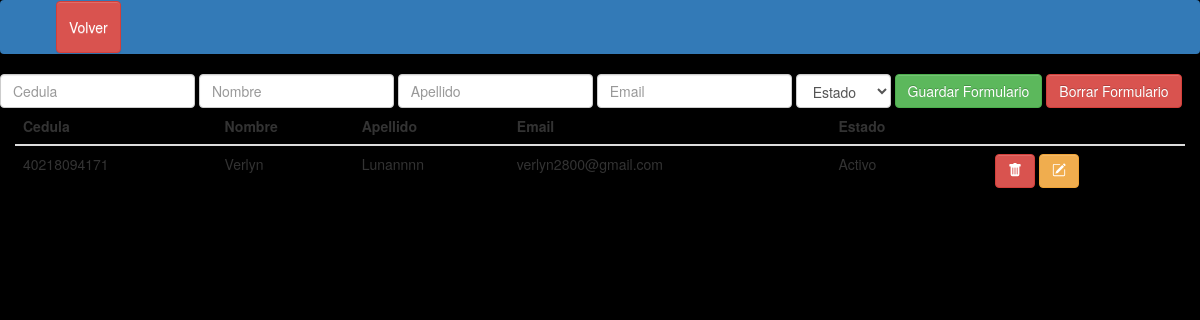
/AdminView/AdmCiudadanos/Homeciudadanos.php, run on the app's committed database.
### tables this page shows
CREATE TABLE `ciudadanos` (
  `ciudadanoid` int(11) NOT NULL,
  `cedula` double NOT NULL,
  `nombre` varchar(100) NOT NULL,
  `apellido` varchar(100) NOT NULL,
  `email` varchar(100) NOT NULL,
  `estado` tinyint(1) NOT NULL
);

### Data/DataBase.php (called while the page is built)
<?php
    class DB{
        public $server;
        public $username;
        public $password;
        public $database;
        public function __construct(){
            $this->server = 'localhost';
            $this->username = 'root';
            $this->password = '';
            $this->database = 'elecciones';
        }
        function connect(){
            try{
                $conn = new PDO("mysql:host=$this->server;dbname=$this->database;", $this->username,$this->password);
                return $conn;
            }
            catch(PDOException $e){
                die('Connected failed '.$e->getMessage());
            }
        }
}
?>

### AdminView/AdmCiudadanos/HomeCiudadanos.php (the view, shortened to what this page needs)
<?php
require_once '../../Data/DataBase.php';
    $db = new DB();
    $query = "SELECT * FROM ciudadanos";
    $result = $db->connect()->query($query);
?>
<!DOCTYPE html>
<html lang="en">
<head>
    <link rel="stylesheet" href="../../css/bootstrap.css"/>
    <link rel="stylesheet" href="../../css/bootstrap-theme.min.css"/>
    <link rel="stylesheet" href="../../css/bootstrap.min.css"/>
    <link rel="stylesheet" href="../../Design/design.css"/>
</head>
<body>
<header>
    <nav class="navbar navbar-dark bg-primary">
    <div class="collapse navbar-collapse" id="navbarText">
        <ul class="navbar-nav mr-auto" style="list-style-type: none">
         <li class="nav-item active">
          <a href="../AdminHome.php" class="btn btn-danger"><span>Volver</span></a>
         </li>
        </ul>
    </nav>
  </header>
  <div class="container">
    <div class="row">
        <form action="AddCiudadanos.php" method="post" class="form-inline">
            <div class="form-group row">
                <input class="form-control" type="number" placeholder="Cedula" name="cedula" />
                <input class="form-control" type="text" placeholder="Nombre" name="nombre" />
                <input class="form-control" type="text" placeholder="Apellido" name="apellido" />
                <input class="form-control" type="text" placeholder="Email" name="email" />
                <select class="form-control" name="estado">
                    <option value="" style="display: none;">Estado</option>
                </select>
                <button class="btn btn-success">Guardar Formulario</button>
                <button type="reset" value="Clear" class="btn btn-danger">Borrar Formulario</button>
            </div>
        </form>
    </div>
    <div class="row table-responsive">
        <table class="table table-hover">
            <thead class="thead-light">
                <th>Cedula</th>
                <th>Nombre</th>
                <th>Apellido</th>
                <th>Email</th>
                <th>Estado</th>
                <th></th>
                <th></th>
            </thead>
            <tbody>
<?php
    if( $result->rowCount() > 0) {
        while($row = $result->fetch()) {
        echo "<tr>";
        echo "<td>".$row['cedula']."</td>";
        echo "<td>".$row['nombre']."</td>";
        echo "<td>".$row['apellido']."</td>";
        echo "<td>".$row['email']."</td>";
        if ($row['estado'] == 1) {
            echo "<td>Activo<td>";
        }else {
            echo "<td>Inactivo<td>";
        }
        echo "<td><a href='DeleteCiudadanos.php?id=".$row['ciudadanoid']."' class='btn btn-danger'>
        <svg width='1em' height='1em' viewBox='0 0 16 16' class='bi bi-trash-fill' fill='currentColor' xmlns='http://www.w3.org/2000/svg'>
            <path fill-rule='evenodd' d='M2.5 1a1 1 0 0 0-1 1v1a1 1 0 0 0 1 1H3v9a2 2 0 0 0 2 2h6a2 2 0 0 0 2-2V4h.5a1 1 0 0 0 1-1V2a1 1 0 0 0-1-1H10a1 1 0 0 0-1-1H7a1 1 0 0 0-1 1H2.5zm3 4a.5.5 0 0 1 .5.5v7a.5.5 0 0 1-1 0v-7a.5.5 0 0 1 .5-.5zM8 5a.5.5 0 0 1 .5.5v7a.5.5 0 0 1-1 0v-7A.5.5 0 0 1 8 5zm3 .5a.5.5 0 0 0-1 0v7a.5.5 0 0 0 1 0v-7z'/>
        </svg>
        </a>
        <a href='UpdateCiudadanos.php?id=".$row['ciudadanoid']."' class='btn btn-warning'>
        <svg width='1em' height='1em' viewBox='0 0 16 16' class='bi bi-pencil-square' fill='currentColor' xmlns='http://www.w3.org/2000/svg'>
            <path d='M15.502 1.94a.5.5 0 0 1 0 .706L14.459 3.69l-2-2L13.502.646a.5.5 0 0 1 .707 0l1.293 1.293zm-1.75 2.456l-2-2L4.939 9.21a.5.5 0 0 0-.121.196l-.805 2.414a.25.25 0 0 0 .316.316l2.414-.805a.5.5 0 0 0 .196-.12l6.813-6.814z'/>
            <path fill-rule='evenodd' d='M1 13.5A1.5 1.5 0 0 0 2.5 15h11a1.5 1.5 0 0 0 1.5-1.5v-6a.5.5 0 0 0-1 0v6a.5.5 0 0 1-.5.5h-11a.5.5 0 0 1-.5-.5v-11a.5.5 0 0 1 .5-.5H9a.5.5 0 0 0 0-1H2.5A1.5 1.5 0 0 0 1 2.5v11z'/>
        </svg>
        </a>
        </td>";
        echo "</tr>";
    }
}
else
{
    echo "<tr><td colspan='10'>No tenemos ninguna informacion</td></tr>";
}
?>
            </tbody>
        </table>
    </div>
  </div>
</body>
</html>

### Design/design.css (style rules this page uses)
body { background:#000000; }

### data on the page
ciudadanos: cedula "40218094171", nombre "Verlyn", apellido "Lunannnn", email "verlyn2800@gmail.com", estado "Activo"
